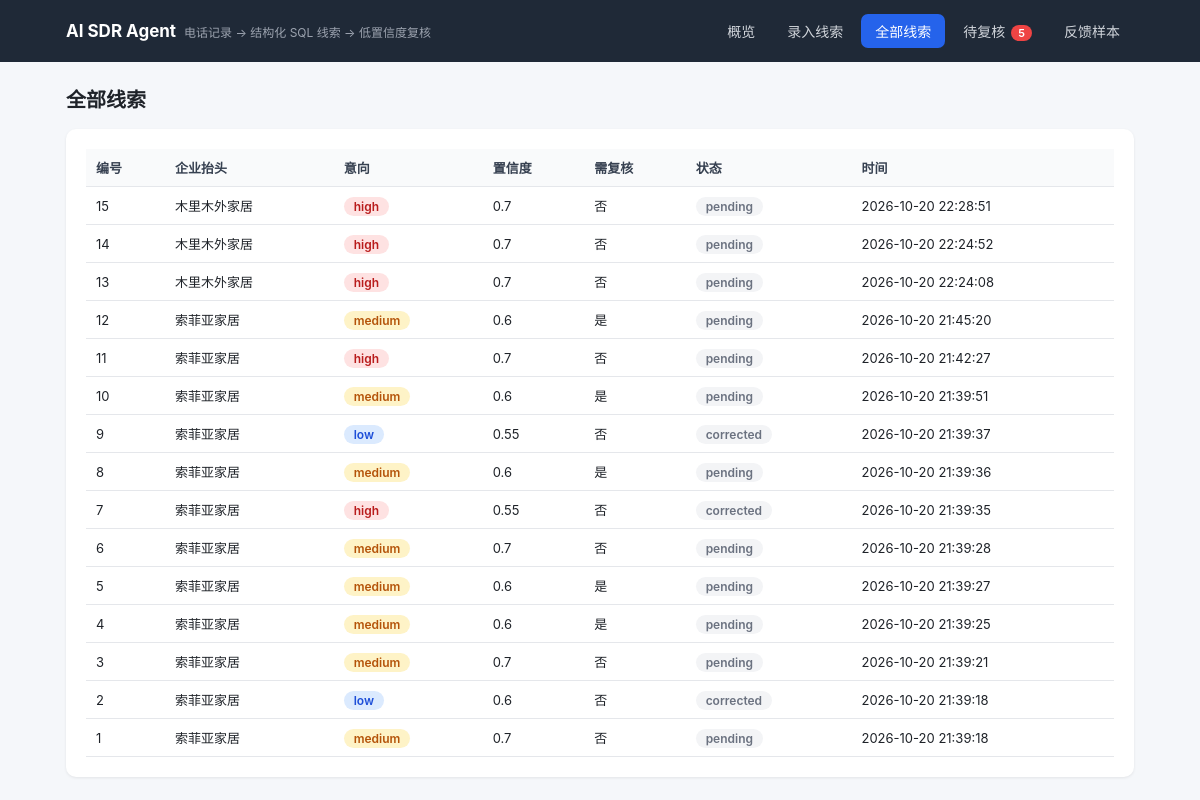
Page /leads on the committed database.
### tables this page shows
CREATE TABLE leads (
            id INTEGER PRIMARY KEY AUTOINCREMENT,
            transcript TEXT,
            result TEXT,
            confidence REAL,
            need_review INTEGER,
            status TEXT DEFAULT 'pending',
            created_at TEXT DEFAULT (datetime('now', 'localtime'))
        );

### app.py (the view)
@app.route("/leads")
def leads():
    return render_template("leads.html", active="leads", leads=db.list_leads(need_review_only=False))

### app.py (called while the page is built)
@app.context_processor
def inject_globals():
    return {"pending_count": db.count_pending_review()}

### db.py (called while the page is built)
def get_conn():
    conn = sqlite3.connect(DB_PATH)
    conn.row_factory = sqlite3.Row
    return conn

def list_leads(need_review_only=True, status="pending"):
    conn = get_conn()
    if need_review_only:
        rows = conn.execute(
            "SELECT * FROM leads WHERE need_review = 1 AND status = ? ORDER BY id DESC",
            (status,),
        ).fetchall()
    else:
        rows = conn.execute("SELECT * FROM leads ORDER BY id DESC").fetchall()
    conn.close()
    out = []
    for r in rows:
        d = dict(r)
        d["result"] = json.loads(d["result"])
        out.append(d)
    return out

def count_pending_review():
    conn = get_conn()
    n = conn.execute(
        "SELECT COUNT(*) FROM leads WHERE need_review = 1 AND status = 'pending'"
    ).fetchone()[0]
    conn.close()
    return n

### templates/leads.html (shortened to what this page needs)
{% extends "base.html" %}
{% block content %}
<h2 class="page-title">全部线索</h2>
<div class="panel">
  {% if not leads %}
    <div class="empty">还没有线索。去<a href="{{ url_for('add') }}">录入新通话记录</a>。</div>
  {% else %}
  <table>
    <tr>
      <th>编号</th><th>企业抬头</th><th>意向</th><th>置信度</th><th>需复核</th><th>状态</th><th>时间</th>
    </tr>
    {% for lead in leads %}
    <tr>
      <td>{{ lead.id }}</td>
      <td>{{ lead.result.company_name or '未识别' }}</td>
      <td><span class="badge {{ lead.result.intent_level or 'low' }}">{{ lead.result.intent_level or '未知' }}</span></td>
      <td>{{ lead.confidence }}</td>
      <td>{{ '是' if lead.need_review else '否' }}</td>
      <td><span class="badge gray">{{ lead.status }}</span></td>
      <td>{{ lead.created_at }}</td>
    </tr>
    {% endfor %}
  </table>
  {% endif %}
</div>
{% endblock %}

### templates/base.html (shortened to what this page needs)
<!doctype html>
<html lang="zh">
<head>
</head>
<body>
<header class="topbar">
  <div class="topbar-inner">
    <div class="brand">AI SDR Agent<small>电话记录 → 结构化 SQL 线索 → 低置信度复核</small></div>
    <nav>
      <a href="{{ url_for('dashboard') }}" class="{{ 'active' if active == 'dashboard' }}">概览</a>
      <a href="{{ url_for('add') }}" class="{{ 'active' if active == 'add' }}">录入线索</a>
      <a href="{{ url_for('leads') }}" class="{{ 'active' if active == 'leads' }}">全部线索</a>
      <a href="{{ url_for('review') }}" class="{{ 'active' if active == 'review' }}">待复核{% if pending_count %}<span class="nav-badge">{{ pending_count }}</span>{% endif %}</a>
      <a href="{{ url_for('feedback') }}" class="{{ 'active' if active == 'feedback' }}">反馈样本</a>
    </nav>
  </div>
</header>
<main class="wrap">
  {% block content %}{% endblock %}
</main>
</body>
</html>

### templates/base.html (style rules this page uses)
* { box-sizing: border-box; }
body { font-family: -apple-system, "PingFang SC", "Microsoft YaHei", sans-serif; margin: 0; background: #f5f7fa; color: #1f2329; }
a { color: #2563eb; text-decoration: none; }
.topbar { background: #1f2937; color: #fff; }
.topbar-inner { max-width: 1100px; margin: 0 auto; padding: 14px 16px; display: flex; align-items: center; justify-content: space-between; flex-wrap: wrap; gap: 10px; }
.brand { font-size: 17px; font-weight: 700; }
.brand small { font-weight: 400; color: #9ca3af; font-size: 12px; margin-left: 8px; }
nav { display: flex; gap: 4px; flex-wrap: wrap; }
nav a { color: #d1d5db; padding: 7px 14px; border-radius: 7px; font-size: 14px; }
nav a.active { color: #fff; background: #2563eb; }
.nav-badge { display: inline-block; margin-left: 6px; background: #ef4444; color: #fff; border-radius: 999px; font-size: 11px; padding: 1px 7px; font-weight: 600; }
.wrap { max-width: 1100px; margin: 22px auto; padding: 0 16px; }
.page-title { font-size: 20px; margin: 0 0 16px; }
.panel { background: #fff; border-radius: 10px; padding: 20px; margin-bottom: 20px; box-shadow: 0 1px 3px rgba(0,0,0,.08); }
table { width: 100%; border-collapse: collapse; font-size: 13px; }
th, td { text-align: left; padding: 9px 10px; border-bottom: 1px solid #e5e7eb; }
th { background: #f9fafb; color: #374151; }
.badge { padding: 2px 10px; border-radius: 999px; font-size: 12px; font-weight: 600; }
.badge.high { background: #fee2e2; color: #b91c1c; }
.badge.medium { background: #fef3c7; color: #b45309; }
.badge.low { background: #dbeafe; color: #1d4ed8; }
.badge.gray { background: #f3f4f6; color: #6b7280; }

### rows in the picture
leads: id "15", result "木里木外家居", result "high", confidence "0.7", need_review "否", status "pending", created_at "2026-10-20 22:28:51"
leads: id "14", result "木里木外家居", result "high", confidence "0.7", need_review "否", status "pending", created_at "2026-10-20 22:24:52"
leads: id "13", result "木里木外家居", result "high", confidence "0.7", need_review "否", status "pending", created_at "2026-10-20 22:24:08"
leads: id "12", result "索菲亚家居", result "medium", confidence "0.6", need_review "是", status "pending", created_at "2026-10-20 21:45:20"
leads: id "11", result "索菲亚家居", result "high", confidence "0.7", need_review "否", status "pending", created_at "2026-10-20 21:42:27"
leads: id "10", result "索菲亚家居", result "medium", confidence "0.6", need_review "是", status "pending", created_at "2026-10-20 21:39:51"
leads: id "9", result "索菲亚家居", result "low", confidence "0.55", need_review "否", status "corrected", created_at "2026-10-20 21:39:37"
leads: id "8", result "索菲亚家居", result "medium", confidence "0.6", need_review "是", status "pending", created_at "2026-10-20 21:39:36"
leads: id "7", result "索菲亚家居", result "high", confidence "0.55", need_review "否", status "corrected", created_at "2026-10-20 21:39:35"
leads: id "6", result "索菲亚家居", result "medium", confidence "0.7", need_review "否", status "pending", created_at "2026-10-20 21:39:28"
leads: id "5", result "索菲亚家居", result "medium", confidence "0.6", need_review "是", status "pending", created_at "2026-10-20 21:39:27"
leads: id "4", result "索菲亚家居", result "medium", confidence "0.6", need_review "是", status "pending", created_at "2026-10-20 21:39:25"
leads: id "3", result "索菲亚家居", result "medium", confidence "0.7", need_review "否", status "pending", created_at "2026-10-20 21:39:21"
leads: id "2", result "索菲亚家居", result "low", confidence "0.6", need_review "否", status "corrected", created_at "2026-10-20 21:39:18"
leads: id "1", result "索菲亚家居", result "medium", confidence "0.7", need_review "否", status "pending", created_at "2026-10-20 21:39:18"

### other values in the picture
{{ pending_count }} "5"
